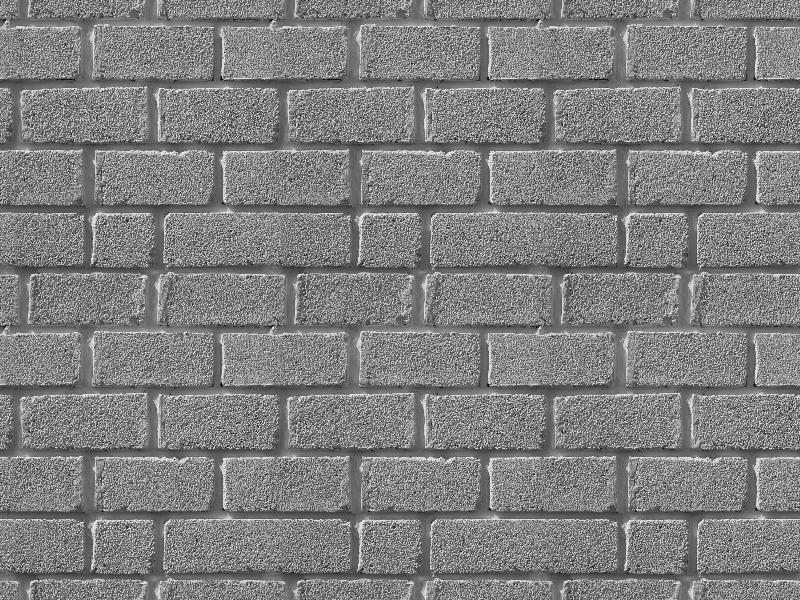
#> input picture resim.jpg, 800 x 600 px
$ python cannygaussuz.py
#> lines starting #> are read from the running program, lines starting #| are printed output that depends on the picture
#> in custom_canny_no_blur, img is the input picture: shape (600, 800); min 0, max 247, mean 127.2
import cv2
import numpy as np
import os

# 1. Sobel Filtre ile Gradyan Hesaplama
def sobel_gradients(img):
    Kx = np.array([[-1, 0, 1], [-2, 0, 2], [-1, 0, 1]], dtype=np.float32)
    Ky = np.array([[-1, -2, -1], [0, 0, 0], [1, 2, 1]], dtype=np.float32)
    Ix = cv2.filter2D(img, -1, Kx)
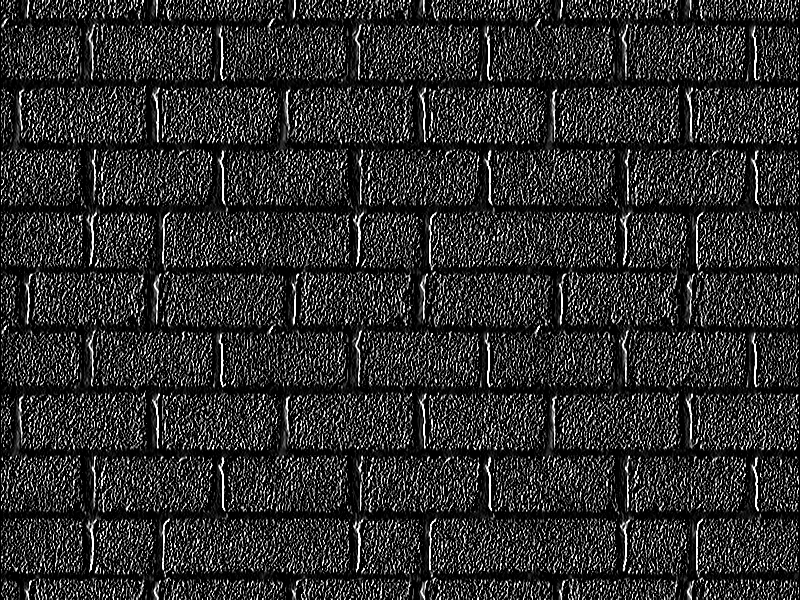
#> Ix: shape (600, 800); min 0, max 255, mean 45.5
    Iy = cv2.filter2D(img, -1, Ky)
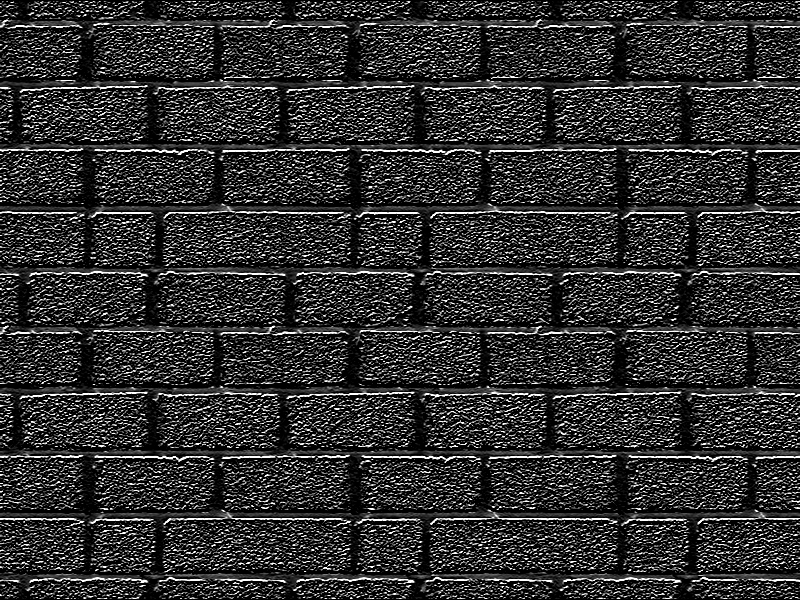
#> Iy: shape (600, 800); min 0, max 255, mean 48.8
    G = np.hypot(Ix, Iy)
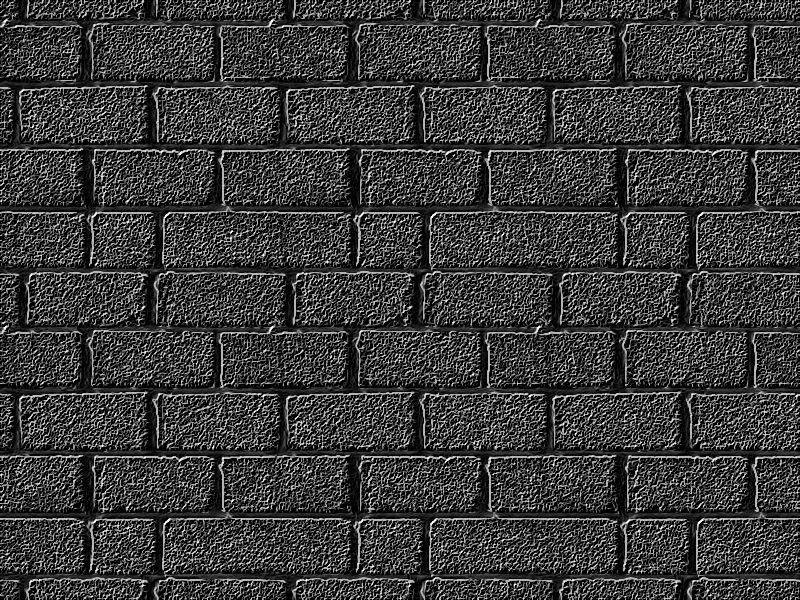
#> G: shape (600, 800) float16; min 0, max 360.5, mean 83.3; drawn with min black and max white
    G = (G / G.max()) * 255 if G.max() > 0 else G
    theta = np.arctan2(Iy, Ix)
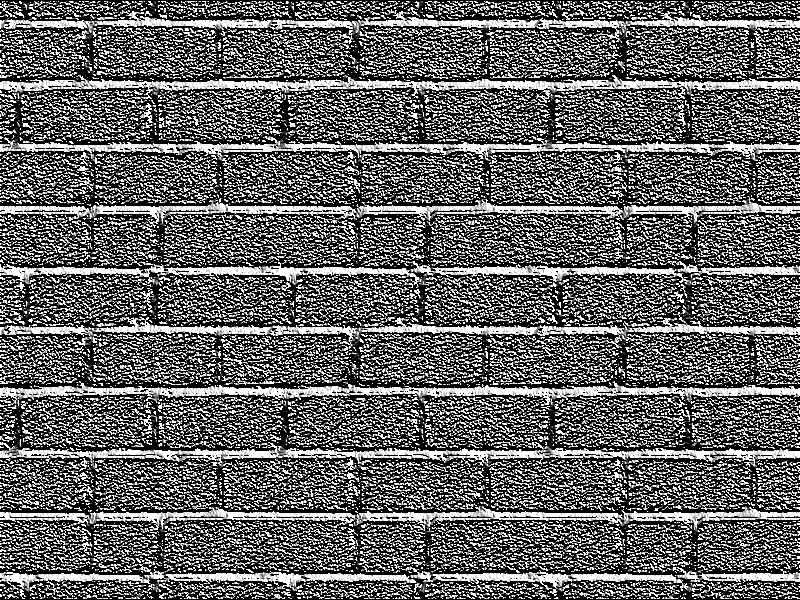
#> theta: shape (600, 800) float16; min 0, max 1.57, mean 0.611; drawn with min black and max white
    return G, theta

# 2. Non-Maximum Suppression (Kenar İnceltme)
def non_max_suppression(G, theta):
    h, w = G.shape
#> h = 600; w = 800
    Z = np.zeros((h, w), dtype=np.float32)
    angle = np.rad2deg(theta) % 180

    for i in range(1, h - 1):
        for j in range(1, w - 1):
            ang = angle[i, j]
            if (0 <= ang < 22.5) or (157.5 <= ang <= 180):
                q, r = G[i, j+1], G[i, j-1]
            elif 22.5 <= ang < 67.5:
                q, r = G[i+1, j-1], G[i-1, j+1]
            elif 67.5 <= ang < 112.5:
                q, r = G[i+1, j], G[i-1, j]
            elif 112.5 <= ang < 157.5:
                q, r = G[i-1, j-1], G[i+1, j+1]

            if G[i, j] >= q and G[i, j] >= r:
                Z[i, j] = G[i, j]
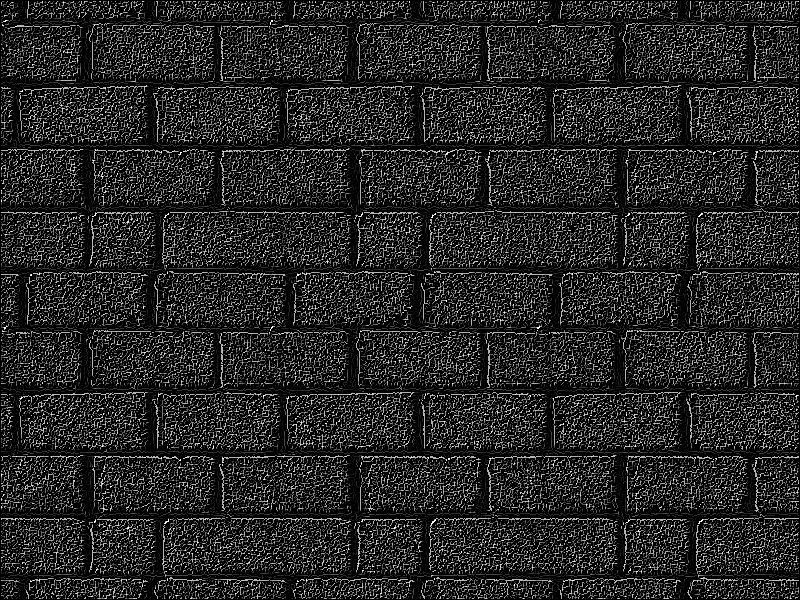
#> Z: shape (600, 800) float32; min 0, max 255, mean 37.5
    return Z

# 3. Hysteresis Thresholding (Çift Eşikleme)
def hysteresis_thresholding(img, low_ratio=0.05, high_ratio=0.15):
#> called with low_ratio = 0.05, high_ratio = 0.15
    high_thresh = img.max() * high_ratio
#> high_thresh = 38.25
    low_thresh = img.max() * low_ratio
#> low_thresh = 12.75

    res = np.zeros_like(img, dtype=np.uint8)
    strong, weak = 255, 50

    strong_i, strong_j = np.where(img >= high_thresh)
    weak_i, weak_j = np.where((img >= low_thresh) & (img <= high_thresh))
#> weak_i = 17750 values from 1 to 598; weak_j = 17750 values, max 798 at index 1136, min 1 at index 607, mean 394.8

    res[strong_i, strong_j] = strong
    res[weak_i, weak_j] = weak

    for i in range(1, img.shape[0] - 1):
        for j in range(1, img.shape[1] - 1):
            if res[i, j] == weak:
                if (res[i-1:i+2, j-1:j+2] == strong).any():
                    res[i, j] = strong
                else:
                    res[i, j] = 0
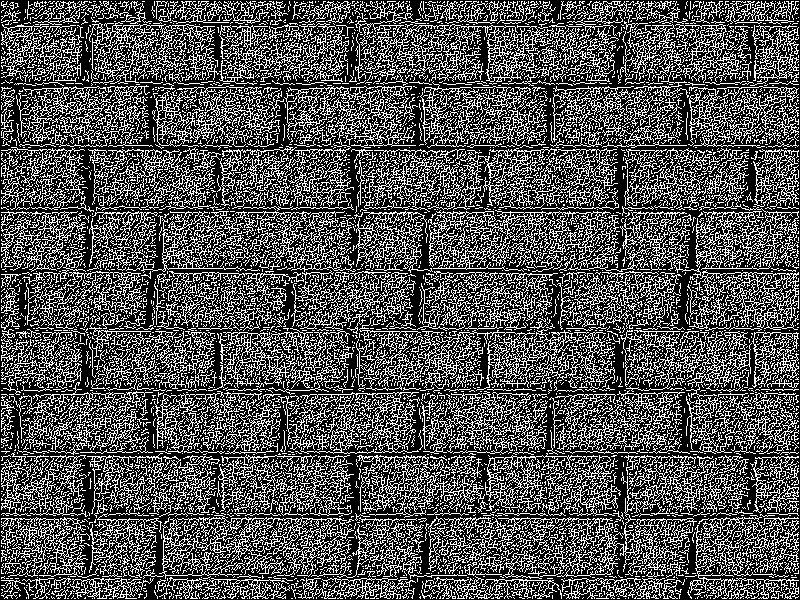
#> res: shape (600, 800); 32.3% white in thin lines or dots
    return res

# Ana Çağrı Fonksiyonu (Gauss Yumuşatma Kaldırıldı)
def custom_canny_no_blur(image_path):
    img_array = np.fromfile(image_path, np.uint8)
    img = cv2.imdecode(img_array, cv2.IMREAD_GRAYSCALE)

    if img is None:
        print(f"HATA: '{image_path}' dosyası bulunamadı veya okunamadı!")
        return None

    # Gauss filtresi atlanıp doğrudan orijinal resim kullanılıyoruz
    G, theta = sobel_gradients(img)
    nms = non_max_suppression(G, theta)
    edges = hysteresis_thresholding(nms)
    return edges

# Ana çalıştırma bloğu
if __name__ == "__main__":
    script_dir = r"C:\Users\Casper\Desktop\görüntü işleme\5.hafta"

    image_path = os.path.join(script_dir, "resim.jpg")
    output_path = os.path.join(script_dir, "cannygaussyok_sonuc.png")

    print("İşlem başlatılıyor (Gauss yumuşatma olmadan)...")
    result = custom_canny_no_blur(image_path)

    if result is not None:
        is_success, buffer = cv2.imencode(".png", result)
        if is_success:
            buffer.tofile(output_path)
            print(f"BAŞARILI: Görsel kaydedildi -> {output_path}")
        else:
            print("HATA: Görsel encode edilemedi!")

        cv2.imshow("Canny Kenar Tespiti Sonucu (Gauss Olmadan)", result)
        cv2.waitKey(0)
        cv2.destroyAllWindows()
    else:
        print("HATA: Görsel okunamadı veya işlenemedi!")
